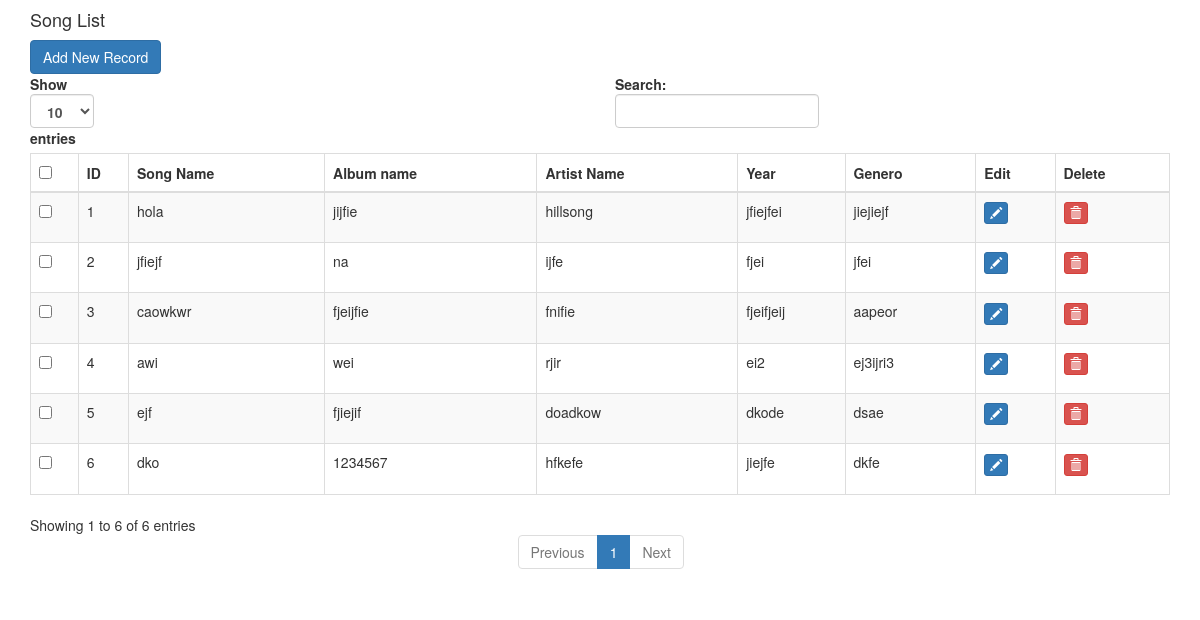
The page / on the database its author committed.
### Proyecto2/models.py (models this page shows)
class Music(models.Model):
    name = models.CharField(max_length=100)
    album = models.CharField(max_length=100)
    artista = models.CharField(max_length=100)
    year = models.CharField(max_length=100)
    genero = models.CharField(max_length=100)
    class Meta:
        db_table = "songs"

### Proyecto2/views.py (the view)
# urls.py: path('', views.index),
def index(request):
    songs = Music.objects.all()
    return render(request,"show.html",{'songs':songs})

### Proyecto2/templates/show.html (shortened to what this page needs)
{% extends "base.html" %}
{% block content %}
 <div class="col-md-12">
        <h4>Song List</h4> <span><a href="/addnew" class="btn btn-primary">Add New Record</a></span>
        <div class="table-responsive">
  <table id="bootstrapdatatable" class="table table-striped table-bordered" width="100%">
            <thead>
                <th><input type="checkbox" id="checkall" /></th>
                <th>ID</th>
                <th>Song Name</th>
                <th>Album name</th>
                <th>Artist Name</th>
                <th>Year</th>
                <th>Genero</th>
                <th>Edit</th>
                <th>Delete</th>
             </thead>
   <tbody>
   {% for song in songs %}
    <tr>
     <td><input type="checkbox" class="checkthis" /></td>
     <td>{{ song.id }}</td>
     <td>{{ song.name }}</td>
     <td>{{ song.album }}</td>
     <td>{{ song.artista }}</td>
     <td>{{ song.year }}</td>
     <td>{{ song.genero }}</td>
     <td><p data-placement="top" data-toggle="tooltip" title="Edit"><a href="/edit/{{ song.id }}" class="btn btn-primary btn-xs" data-title="Edit" data-toggle="modal" data-target="#edit" ><span class="glyphicon glyphicon-pencil"></span></a></p></td>
     <td><p data-placement="top" data-toggle="tooltip" title="Delete"><a href="/delete/{{ song.id }}" class="btn btn-danger btn-xs" data-title="Delete" data-toggle="modal" data-target="#delete" ><span class="glyphicon glyphicon-trash"></span></a></p></td>
    </tr>
   {% endfor %}
   </tbody>
  </table>
        </div>
    </div>
{% endblock content %}

### Proyecto2/templates/base.html (shortened to what this page needs)
<!DOCTYPE html>
<html lang="en">
<head>
{% load static %}
<link href="http://maxcdn.bootstrapcdn.com/bootstrap/3.3.0/css/bootstrap.min.css" rel="stylesheet" id="bootstrap-css">
</head>
<body>
<div class="container">
 <div class="row">
    {% block content %}{% endblock %}
 </div>
</div>
</body>
</html>

### rows shown on the page
Music: id "1", name "hola", album "jijfie", artista "hillsong", year "jfiejfei", genero "jiejiejf"
Music: id "2", name "jfiejf", album "na", artista "ijfe", year "fjei", genero "jfei"
Music: id "3", name "caowkwr", album "fjeijfie", artista "fnifie", year "fjeifjeij", genero "aapeor"
Music: id "4", name "awi", album "wei", artista "rjir", year "ei2", genero "ej3ijri3"
Music: id "5", name "ejf", album "fjiejif", artista "doadkow", year "dkode", genero "dsae"
Music: id "6", name "dko", album "1234567", artista "hfkefe", year "jiejfe", genero "dkfe"
